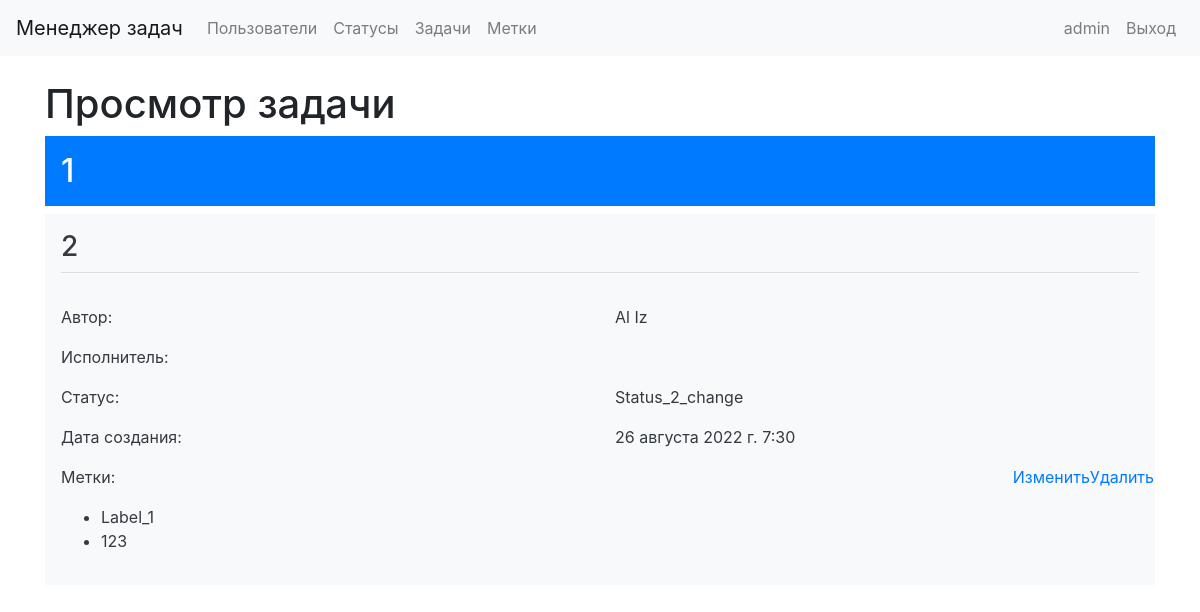
The app's page /tasks/7/ (signed in) with its own data.
### task_manager/models.py (models this page shows, shortened)
class Task(models.Model):
    author = models.ForeignKey(User, on_delete=models.PROTECT, related_name="author")
    name = models.CharField(max_length=150, unique=True)
    description = models.TextField(max_length=500, blank=True, null=True)
    status = models.ForeignKey(Status, on_delete=models.PROTECT)
    executor = models.ForeignKey(User, on_delete=models.PROTECT, blank=True, null=True, related_name="tasks")
    label = models.ManyToManyField("Label", through="AttachLabelToTask", blank=True)
    time_create = models.DateTimeField(auto_now_add=True)

class Status(models.Model):
    name = models.CharField(max_length=100, unique=True)
    time_create = models.DateTimeField(auto_now_add=True)
    def __str__(self):
        return self.name

class Label(models.Model):
    name = models.CharField(max_length=100, unique=True)
    time_create = models.DateTimeField(auto_now_add=True)

### task_manager/views.py (the view)
# urls.py: path('tasks/<int:pk>/', views.TaskDetail.as_view(), name='tasks_detail'),
class TaskDetail(DetailView):
    model = Task
    template_name = 'tasks_detail.html'
    context_object_name = 'task_detail'
    def dispatch(self, request, *args, **kwargs):
        if not request.user.is_authenticated:
            messages.error(request, _("Вы не авторизованы! Пожалуйста, выполните вход."))
            return redirect('user_login')
        return super().dispatch(request, *args, **kwargs)

### task_manager/templates/tasks_detail.html (shortened to what this page needs)
{% extends 'base.html' %}
{% load i18n %}
{% block content %}
    <div class="container">
        <br>
        <h1>Просмотр задачи</h1>
        <h2 class="p-3 mb-2 bg-primary text-white">{{ task_detail.name }}</h2>
        <div class="p-3 mb-2 bg-light text-dark">
            <h3>{{ task_detail.description }}</h3>
            <div class="dropdown-divider" style="border-color: rgb(223, 220, 220)"></div>
            <br>
            <div class="row">
            <div class="col">
                <p>{% translate "Автор" %}:</p>
            </div>
            <div class="col">
                <p>{{ task_detail.author.first_name }} {{ task_detail.author.last_name }}</p>
            </div>
            </div>
            <div class="row">
                <div class="col">
                <p>{% translate "Исполнитель" %}:</p>
                </div>
                <div class="col">
                </div>
            </div>
            <div class="row">
                <div class="col">
                <p>{% translate "Статус" %}:</p>
                </div>
                <div class="col">
                <p>{{ task_detail.status }}</p>
                </div>
            </div>
            <div class="row">
                <div class="col">
                <p>{% translate "Дата создания" %}:</p>
                </div>
                <div class="col">
                <p>{{ task_detail.time_create }}</p>
                </div>
            </div>
            <div class="row">
                <div class="col">
                <p>{% translate "Метки" %}:</p>
                <ul>
                    {% for l in task_detail.label.all %}
                    <li> {{ l.name }} </li>
                    {% endfor %}
                </ul>
            </div>
            <br>
            <a href="{% url 'tasks_update' pk=task_detail.id %}">{% translate "Изменить" %}</a>
            <a href="{% url 'tasks_delete' pk=task_detail.id %}">{% translate "Удалить" %}</a>
        </div>
    </div>
{% endblock %}

### task_manager/templates/base.html (shortened to what this page needs)
{% load i18n %}
{% load bootstrap4 %}
{% bootstrap_css %}
{% block bootstrap4_content %}
    <nav class="navbar navbar-expand-lg navbar-light bg-light">
        <a class="navbar-brand" href="{% url 'home' %}">{% translate "Менеджер задач" %}</a>
        <div class="collapse navbar-collapse" id="navbarSupportedContent">
            <ul class="navbar-nav mr-auto">
                <li class="nav-item">
                    <a class="nav-link" href="{% url 'users_list' %}">{% translate "Пользователи" %}</a>
                </li>
                {% if request.user.is_authenticated %}
                <li class="nav-item">
                    <a class="nav-link" href="{% url 'statuses_list' %}">{% translate "Статусы" %}</a>
                </li>
                <li class="nav-item">
                    <a class="nav-link" href="{% url 'tasks_list' %}">{% translate "Задачи" %}</a>
                </li>
                <li class="nav-item">
                    <a class="nav-link" href="{% url 'labels_list' %}">{% translate "Метки" %}</a>
                </li>
                {% endif %}
            </ul>
            <ul class="navbar-nav">
                {% if request.user.is_authenticated %}
                <li class="nav-item">
                    <a class="nav-link" href="{% url 'users_update' pk=request.user.id %}">{{user.username}}</a>
                </li>
                <li class="nav-item">
                    <a class="nav-link" href="{% url 'user_logout' %}">{% translate "Выход" %}</a>
                </li>
                {% endif %}
            </ul>
        </div>
    </nav>
{% endblock %}
{% block content %}
{% endblock %}

### records on screen
Task: name "1", description "2", author.first_name "Al", author.last_name "Iz", status "Status_2_change", time_create "26 августа 2022 г. 7:30"
Label: name "Label_1"
Label: name "123"

### other values on screen
{{ user.username }} "admin"
